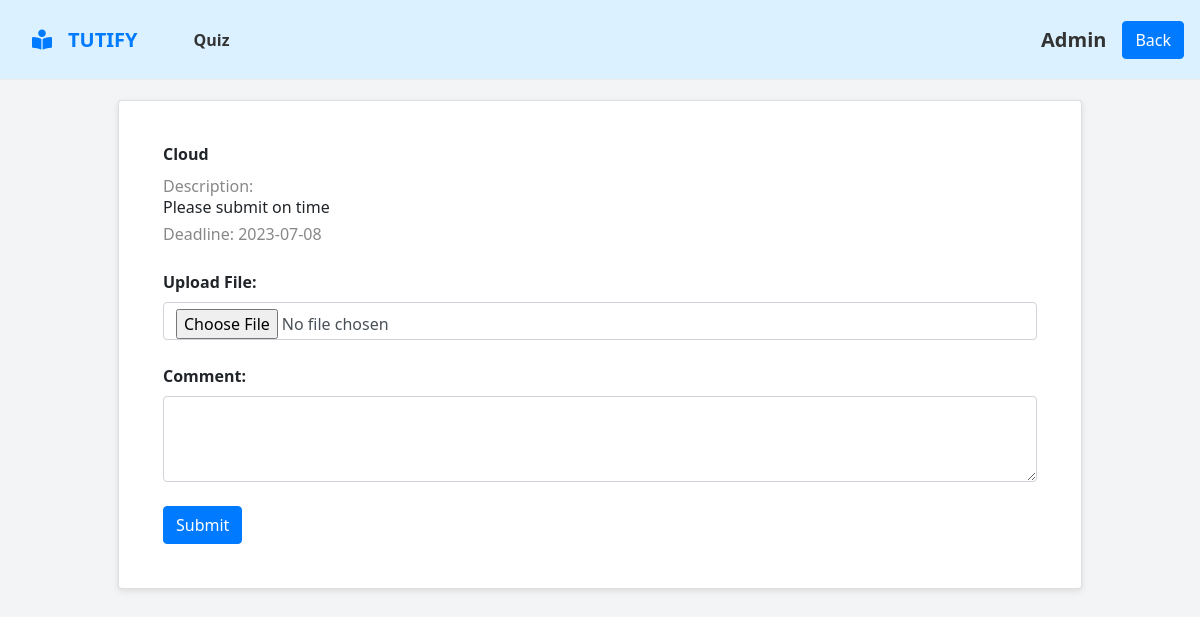
The page /student/assessment.php?course_id=4 (signed in) on the database its author committed.
### tables this page shows
CREATE TABLE `assesment` (
  `assesment_title` varchar(255) NOT NULL,
  `assesment_type` varchar(255) NOT NULL,
  `assesment_description` longtext NOT NULL,
  `due_date` date NOT NULL,
  `attachment_files` longblob NOT NULL,
  `course_id` int(255) NOT NULL,
  `assesment_id` int(255) NOT NULL
);

### student/assessment.php (the view, shortened to what this page needs)
<?php
include('../dbcon.php');
?>
<!DOCTYPE html>
<html>
<head>
<link href="https://cdnjs.cloudflare.com/ajax/libs/font-awesome/5.10.0/css/all.min.css" rel="stylesheet">
<link href="lib/owlcarousel/assets/owl.carousel.min.css" rel="stylesheet">
<link rel="stylesheet" href="https://stackpath.bootstrapcdn.com/bootstrap/4.5.0/css/bootstrap.min.css">
<link rel="stylesheet" href="../css/assessment_style.css">
<link href="https://cdn.jsdelivr.net/npm/tailwindcss@2.2.17/dist/tailwind.min.css" rel="stylesheet">
</head>
<body class="bg-gray-100">
<nav class="navbar navbar-expand-lg text font-semibold ">
  <a href="#" class="navbar-brand ml-lg-3">
                <h1 class="m-0 text-uppercase text-primary"><i class="fa fa-book-reader mr-3"></i>Tutify</h1>
            </a>
    <div class="collapse navbar-collapse" id="navbarNav">
      <ul class="navbar-nav">
        <li class="nav-item mx-8">
        <a class="nav-link" target="_blank" href="./quiz.php?php echo $_POST['course_id']; ?>">Quiz</a>
      </li>
      </ul>
    </div>
    <a class="navbar-brand" href="#"><?php echo ucwords($_SESSION["user_name"]);?></a>
    <a class="btn btn-primary" href="./enrolled_courses.php">Back</a>
</nav>
<div class="container mx-auto">
  <div class="container-fluid assessment">
    <?php
    $course_id = isset($_GET['course_id']) ? $_GET['course_id'] : '';
    $assessmentQuery = "SELECT * FROM assesment WHERE course_id = '$course_id'";
    $assessmentResult = mysqli_query($con, $assessmentQuery);
    if (mysqli_num_rows($assessmentResult) > 0) {
      while ($assessmentRow = mysqli_fetch_assoc($assessmentResult)) {
        $assesment_id = $assessmentRow['assesment_id'];
        $assesment_title = $assessmentRow['assesment_title'];
        $assesment_description = $assessmentRow['assesment_description'];
        $due_date = $assessmentRow['due_date'];
        echo '<div class="assessment-card card p-4 mb-4">';
        echo '<div class="card-body">';
        echo "<h4 class='card-title'>" . $assesment_title . "</h4>";
        echo "<p class='card-subtitle'>Description: " . $assesment_description . "</p>";
        echo "<p class='card-subtitle'>Deadline: " . $due_date . "</p>";
        $submissionQuery = "SELECT * FROM submissions WHERE user_id = '" . $_SESSION['id'] . "' AND assesment_id = '" . $assesment_id . "'";
        $submissionResult = mysqli_query($con, $submissionQuery);
        if (mysqli_num_rows($submissionResult) > 0) {
          echo "<p>Submission Status: Submitted</p>";
        } else {
          echo '<div class="submission-form mt-4">';
          echo '<form action="submit_assessment.php" method="POST" enctype="multipart/form-data">';
          echo '<div class="form-group mb-4">';
          echo '<label for="file">Upload File:</label>';
          echo '<input type="file" class="form-control" id="file" name="file">';
          echo '</div>';
          echo '<div class="form-group mb-4">';
          echo '<label for="comment">Comment:</label>';
          echo '<textarea class="form-control" id="comment" name="comment" rows="3"></textarea>';
          echo '</div>';
          echo '<button type="submit" class="btn btn-primary" onclick="showAlert()">Submit</button>';
          echo '</form>';
          echo '</div>';
        }
        echo '</div>';
        echo '</div>';
      }
    } else {
      echo '<p class="no-assessment">No assessments available for this course.</p>';
    }
    ?>
  </div>
</div>
</body>
</html>

### css/assessment_style.css (style rules this page uses)
body { background-color: #f8f9fa; font-family: Arial, sans-serif; margin: 0; padding: 0; }
.navbar { background-color: #dbf1ff; border-bottom: 1px solid #e9ecef; height: 80px; transition: height 0.3s; }
.navbar-brand { font-weight: bold; color: #333; }
.navbar-nav .nav-link { color: #333; }
.btn-primary { background-color: #007bff; border-color: #007bff; }
.container-fluid { margin-top: 20px; }
.assessment-card { margin-bottom: 20px; box-shadow: 0 2px 6px rgba(0, 0, 0, 0.1); }
.card-title { font-weight: bold; margin-bottom: 10px; }
.card-subtitle { margin-top: 5px; color: #888; }
.submission-form { margin-top: 15px; }
.submission-form label { font-weight: bold; }

### rows shown on the page
assesment: assesment_title "Cloud", assesment_description "Please submit on time", due_date "2023-07-08"

### other values the page prints
$_SESSION["user_name"] "Admin"
